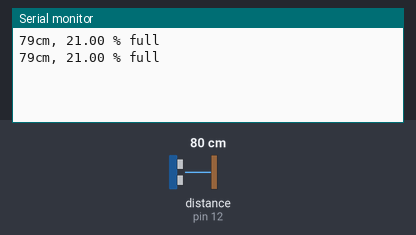
A sketch run on a simulated Arduino Uno, built with avr-gcc and run on an emulated ATmega328P. On the bench: the last lines printed to the serial monitor. Wiring (inferred from the names in the program): ultrasonic range finder: trigger pin 11; echo pin 12. The test bench sets the inputs (shaded band); at power-on: distance to the obstacle (sensor on pin 12) 80 cm. The echo pulse lasts 58.3 µs per cm.

Above: at 1.8 s.
1.9 s: distance to the obstacle (sensor on pin 12) set to 2 cm
At 2.8 s:
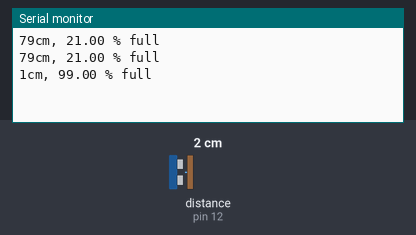
3.4 s: distance to the obstacle (sensor on pin 12) set to 4 cm
At 4.6 s:
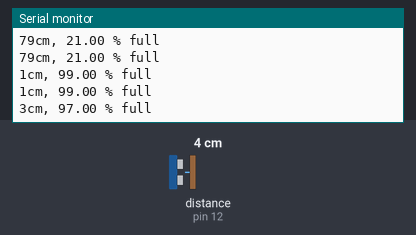
Timing chart, 0 to 6.4 s (numbered marks = the images above; inputs shaded):
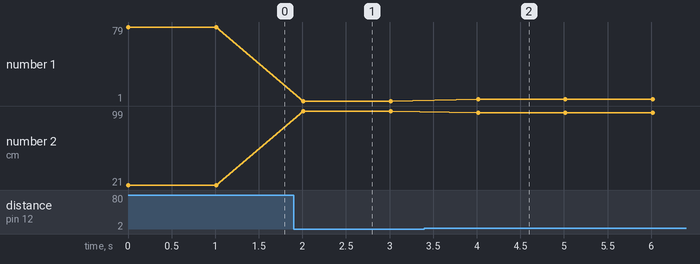

Measured:
- after the input at 1.9 s, the serial monitor: prints a new line after 0.11 s (image 1)
- after the input at 3.4 s, the serial monitor: prints a new line after 0.62 s (image 2)
- plotted number 1: 79 → 1 after the input at 1.9 s, 1 → 3 after the input at 3.4 s
- plotted number 2: 21 → 99 after the input at 1.9 s, 99 → 97 after the input at 3.4 s

The sketch:

btp_water_level_using_ultrasonic.ino
```cpp
int trigPin = 11;    // Trigger
int echoPin = 12;    // Echo
int motor = 13;
long duration, cm, inches;
int tank_l=100;
float percent;

void setup() {
  //Serial Port begin
  Serial.begin (9600);
  //Define inputs and outputs
  pinMode(trigPin, OUTPUT);
  pinMode(echoPin, INPUT);
}

void loop() {

  digitalWrite(trigPin, LOW);
  delayMicroseconds(10);
  digitalWrite(trigPin, HIGH);
  delayMicroseconds(20);
  digitalWrite(trigPin, LOW);


  pinMode(echoPin, INPUT);
  duration = pulseIn(echoPin, HIGH);


  cm = (duration/2) / 29.1;     // Divide by 29.1 or multiply by 0.0343
  if(cm>100){
    cm=30;
    }
  //inches = (duration/2) / 74;   // Divide by 74 or multiply by 0.0135
  percent =((tank_l-cm)*100)/tank_l;
  /*if(percent>100){
    percent=70;
    }*/
  //Serial.print(inches);
  //Serial.print("in, ");
  //percent=40;
  Serial.print(cm);
  Serial.print("cm, ");
  Serial.print(percent);
  Serial.print(" % full");
  Serial.println();
  if (percent < 70){
  digitalWrite(motor, HIGH);
  }
  else if(percent>90){
    digitalWrite(motor, LOW);
  }


  delay(1000);


}
```
